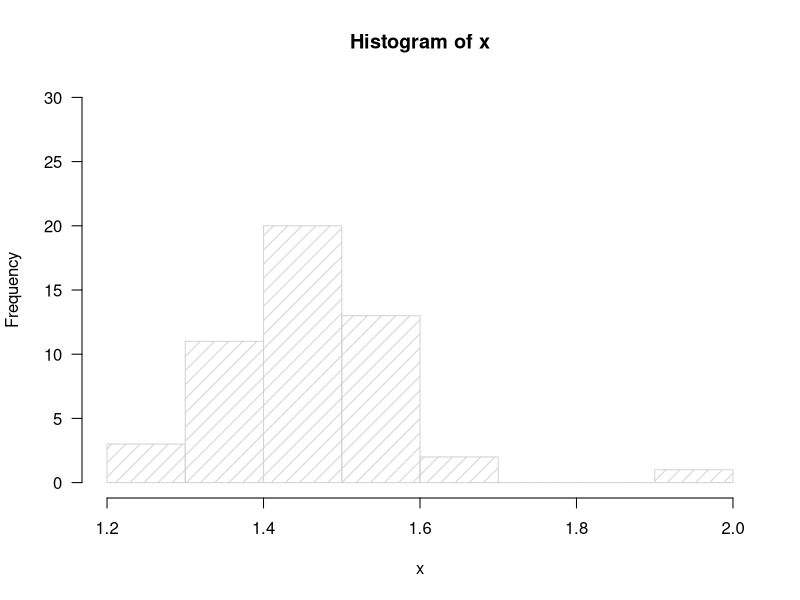
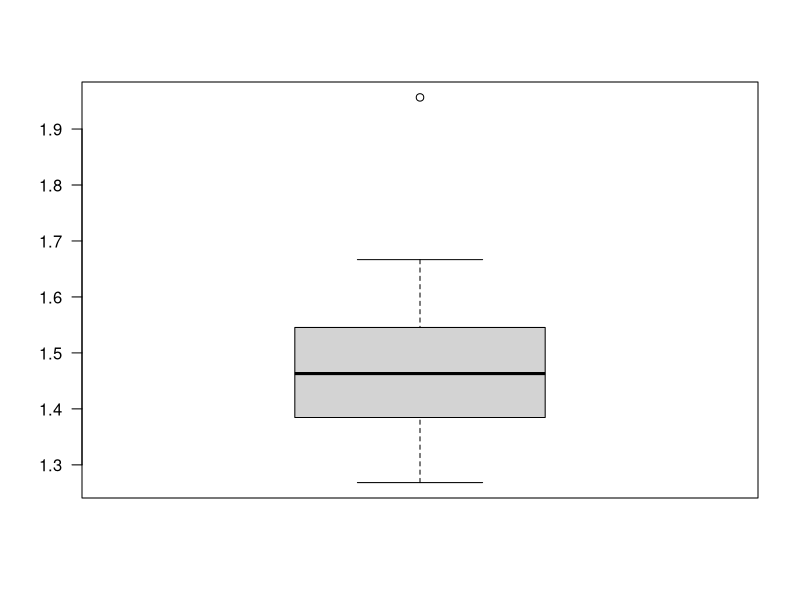
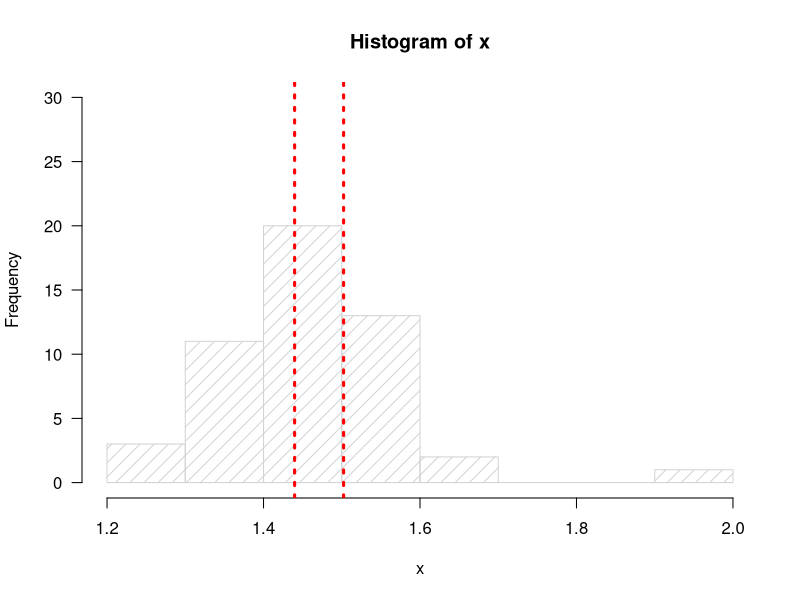
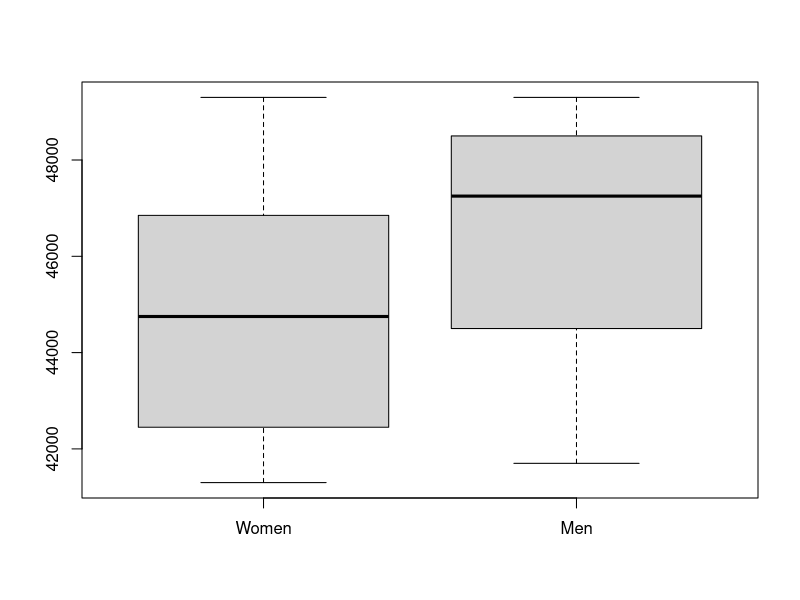
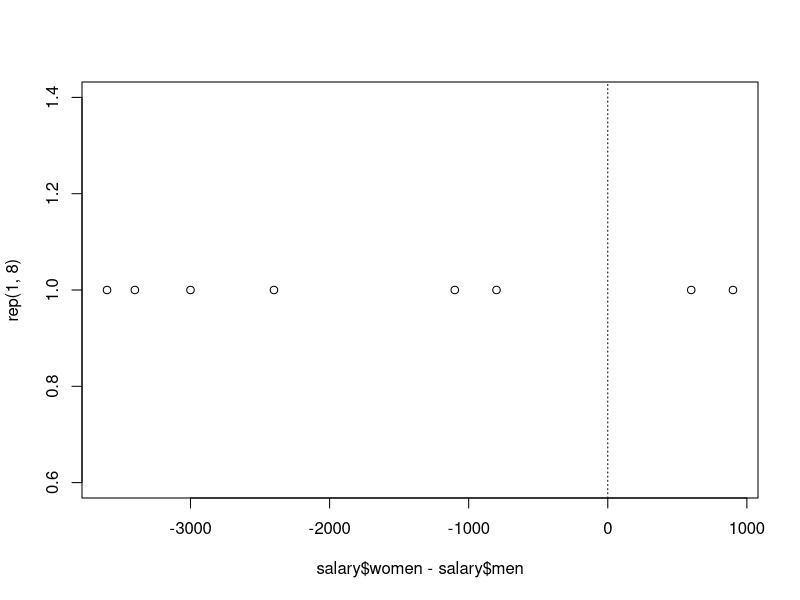
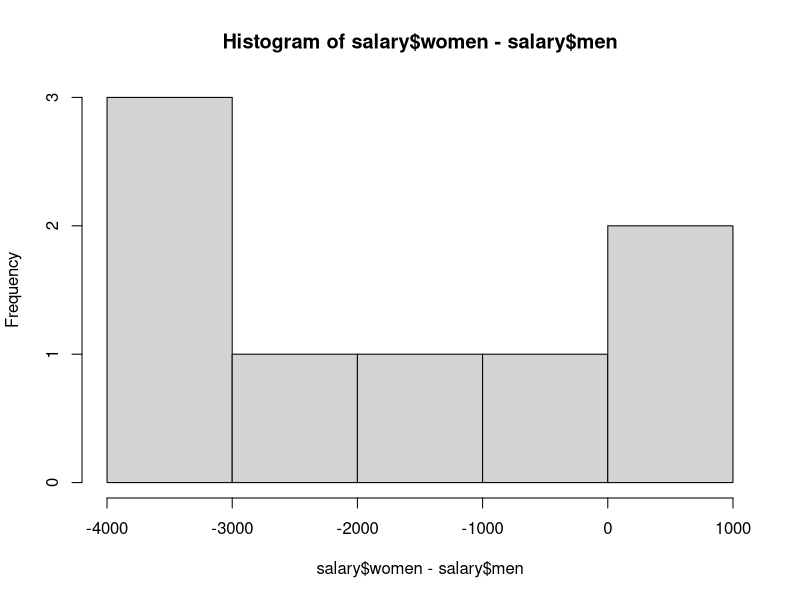
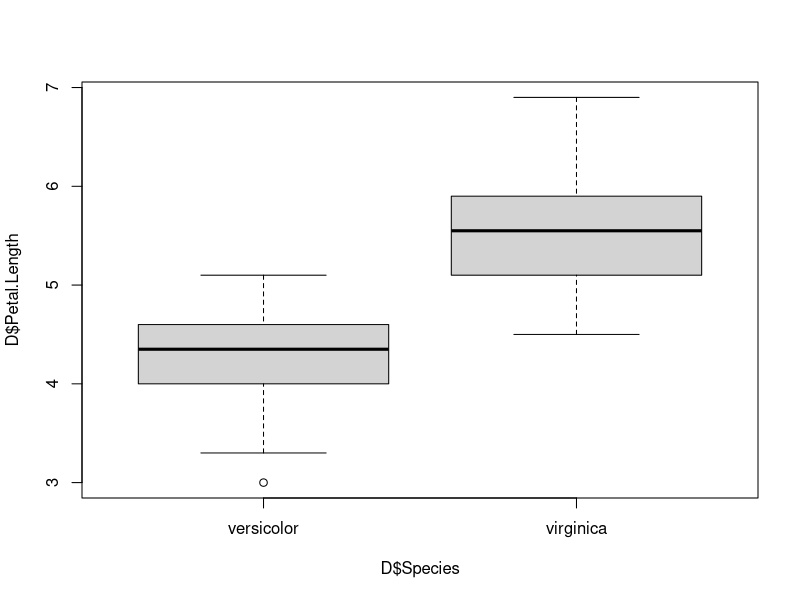
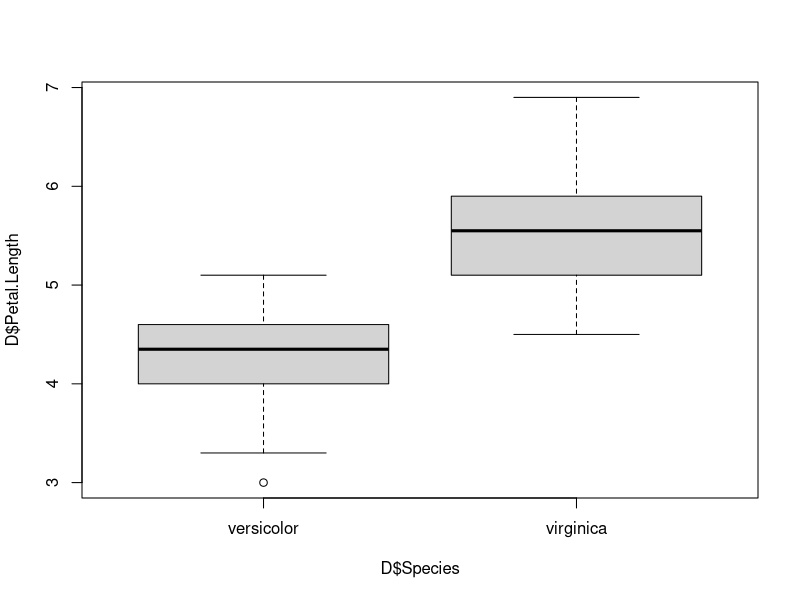

Here is the R script that generated these plots, in order:
####
# 1:
####
# Useful function to look at the structure of an R object:
str(iris)

# a)
x <- (iris$Sepal.Length / iris$Sepal.Width)[1:50]

# or 

iris_temp <- iris[iris$Species == "setosa", ]
iris_ratio <- iris_temp[, 1]/iris_temp[, 2]

# b)
hist(x, density = 10, ylim = c(0,30), yaxt = 'n');axis(2, las = 2)
# or
boxplot(x, yaxt = 'n');axis(2, las = 2)

# c)
# The bootstap algorithm:

# - Generate B bootstrap samples of size n with replacement, i.e.,
# any one observation can be in the B_i bootstrap sample (BS)
# multiple times or not at all.
# (with replacement, i.e., "put the marble back into the bag each time")
# - Calculate an estimate of expected value of each B_i BS
# - Combine the sample mean with the BS the expected values
# - Rank / sort the BS estimates for the expected value
# - The BS confidence intervals can be found at:
# B * (alpha/2) and B * (1 - (alpha/2)) quantiles of
# the ranked values. For example, a 95% percentile bootstrap CI
# with 1,000 bootstrap samples is the interval between the 
# 25th quantile value and the 975th quantile value of the 
# 1,000 bootstrap parameter estimates.

# Number of bootstrap repetitions:
B <- 1000
# Size of the bootstrap sample:
n <- length(x)
# Expected value of the sample:
E <- mean(x)
# Functions sample() and replicate() are useful here
# (for loop works as well bu ugly).
E_BS <- replicate(B, mean(sample(x,n,replace = T)) )

# Find the 95% CIs:
BS_ci <- quantile(E_BS, probs = c(0.025,0.975))

# d)
hist(x, density = 10, ylim = c(0,30), yaxt = 'n');axis(2, las = 2)
abline(v = BS_ci, lwd = 3, lty = 3, col = "red")


####
# 2:
####
salary <- data.frame(women = c(42600, 43600, 49300, 42300, 46200, 45900, 47500, 41300),
                     men = c(46200, 44700, 48400, 41700, 48600, 49300, 48300, 44300))
# a)
boxplot(salary$women, salary$men, names = c('Women','Men'))

# b)

# c)
# H0: The salary between women and men is equal, mu_i == mu_j, (mu_i - mu_j == 0) i != j
# H1: The salary between women and men is not equal, mu_i != mu_j, (mu_i - mu_j != 0) i != j
# Significance level alpha 0.1
t.test(salary$women, salary$men, paired = T, conf.level = 0.90)
# These are equal tests:
t.test(salary$women - salary$men, mu = 0, conf.level = 0.90)
# What are the confidence intervals in the output?
# It is the CI for the mean difference between the salaries.
# [The formula can be found at the lecture slides ( x +- Z*(sd/sqrt(n)) )]
mean(salary$women - salary$men) + qt(0.05,7) * (sd(salary$women - salary$men) / sqrt(8))
mean(salary$women - salary$men) - qt(0.05,7) * (sd(salary$women - salary$men) / sqrt(8))

# d)
# We observe p-value less than alpha, 0.037 < 0.1
# and reject the H0; therefore, we have statistical
# evidence that the salary between women and men are not equal.

# e)
# Assumptions:
# - i.i.d.
# - normality
# Is the data normal?
# --> could be, however, the sample size is extremely small
# thus we cannot make conclusions about the distribution.
# Better to use non-parametric test! Next week.
plot(salary$women - salary$men, rep(1, 8))
abline(v = 0, lty = 3)

# or

hist(salary$women - salary$men)

####
# 3:
####
head(iris)
#  we want the 3rd column and rows 51 to 150
# - 3rd column because it contains the petal lengths
# - Rows 51 to 150 because those contain the virginica
# and versicolor species.

# Make new data frame:
D <- iris[-c(1:50),c(3,5)]

# or 

D1 <- iris[iris$Species != "setosa", c(3, 5)]
D1 <- data.frame(versicolor = D1[D1[, 2] == "versicolor", 1], virginica = D1[D1[, 2] == "virginica", 1])

# Factor level "setosa" shold be dropped so that it
# does not infere with our analysis by accident:
D <- droplevels(D)

# a)
# Boxplot:
boxplot(D$Petal.Length ~ D$Species)

####
# Formula method:
boxplot(D$Petal.Length ~ D$Species)
# Default method:
boxplot(D$Petal.Length[1:50], D$Petal.Length[51:100])
####

# Histogram:
hist(D$Petal.Length[1:50], xlim = c(3,7), density = 10)
hist(D$Petal.Length[51:100], add = T, density = 30)
# Scatter plot:
plot(D$Petal.Length[1:50], D$Petal.Length[51:100], pch = 16)

# b, d)
# Two sample t-test (Note that, this time the observations are not paired)
# H0: mu_i == mu_j, i != j
# H1: mu_i != mu_j, i != j
# Alpha = 0.05
t.test(D$Petal.Length ~ D$Species, conf.level = 0.95)
t.test(D1$versicolor, D1$virginica, conf.level = 0.95)
# p-value << alpha
# We have quite solid statistical evidence that the petal lengths
# are different between the species vir. and ver.


# c, d)
# H0: var_i == var_j, i != j
# H1: var_i != var_j, i != j
# Alpha = 0.05
var.test(D$Petal.Length ~ D$Species)
tapply(D$Petal.Length,D$Species, var)
# p-value > alpha
# We have quite solid statistical evidence that the
# variances are equal.

# e) Both tests assume:
# - i.i.d.
# - normality of the sample
# Both assumptions are more or less justified, based on visual evidence and
# that each sample contains only certain type of flower, i.e., ver. and vir.